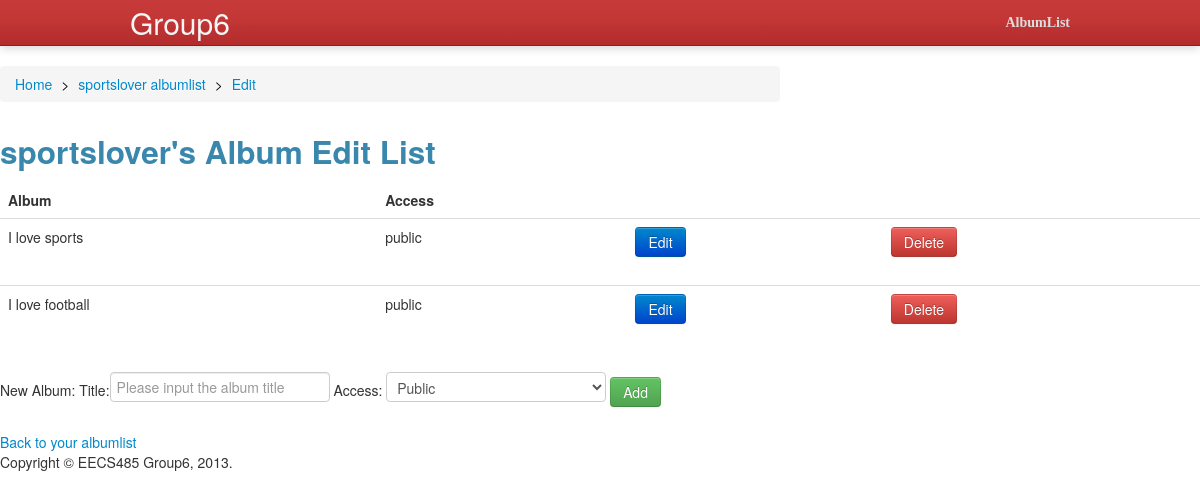
/editalbumlist.php?username=sportslover, run on the app's committed database.
### tables this page shows
CREATE TABLE Album (
    albumid INT, 
    title VARCHAR(50), 
    created DATE, 
    lastupdated DATE, 
    access VARCHAR(10), 
    username VARCHAR(20),
    PRIMARY KEY (albumid),
    FOREIGN KEY (username) REFERENCES User(username)
    ON DELETE CASCADE ON UPDATE CASCADE);

### editalbumlist.php (the view, shortened to what this page needs)
<!DOCTYPE html>
<html>
<head>
  <?php include("lib.php"); ?>
  <?php include ("default/head.php"); ?>
</head>
<body>
  <?php include ("default/top.php"); ?>
  <?php
    if(isset($_POST['op'])) {
      $op = $_POST['op'];
      $username = $_POST['username'];
      switch($op){
      case "delete": {
        $albumid = $_POST['albumid'];
        db_connect();
         $albumtitle = mysql_result($result,0,"title");
        $query="DELETE FROM Album WHERE albumid = '$albumid' ";
        mysql_query($query);
        $allimg = mysql_query("SELECT url FROM Photo");
        while ($row = mysql_fetch_array($allimg)){
          $pic_del = $row['url'];
          $res = mysql_query("SELECT * FROM Contain WHERE url = '$pic_del'");
          if (mysql_num_rows($res) == 0){
            mysql_query("DELETE FROM Photo WHERE url = '$pic_del'");
            mysql_query("DELETE FROM Data WHERE url = '$pic_del'");
            mysql_query("DELETE FROM Comments WHERE url = '$pic_del'");
            unlink($pic_del);
          }
        }
        db_close();
        break;
      }
      case "add": {
        $title = $_POST['title'];
        $access = $_POST['access'];
        $username = $_POST['username'];
        db_connect();
        $query = "SELECT * FROM Album WHERE title = '$title'";
        $result = mysql_query($query);
        if (!mysql_num_rows($result)&&($title!="")){
          $query = "SELECT MAX(albumid) AS albumid FROM Album";
          $result = mysql_query($query);
          $row = mysql_fetch_row($result);
          $albumid = $row[0]+1;
          $query="INSERT INTO Album VALUES('$albumid','$title',CURDATE(),CURDATE(),'$access','$username')";
          mysql_query($query);
          $query="INSERT INTO AlbumAccess VALUES('$albumid','$username')";
          mysql_query($query);
        }
        db_close();
        break;
      }
    }
    }else{
      $username = $_GET['username'];
    }
?>
<div class="row">
  <div class="span10">
  <ul class="breadcrumb">
    <li>
      <a href="index.php">Home</a> <span class="divider" style="color: #0c0c0c">></span>
    </li>
     <li>
<?php
      echo
      "<a href='viewalbumlist.php?username=$username'>$username albumlist</a> <span class='divider' style='color: #0c0c0c'>></span>";
?>
    </li>
    <li class="active">
<?php
       echo "<a href='#'>Edit</a>";
?>
    </li>
  </ul>
  </div>
  </div>
<?php
    echo "<h2><p class='text-info'>$username's Album Edit List</p></h2>";
  ?>
<table class='table table-hover'>
 <thead><tr>
    <th>Album</th>
    <th>Access</th>
    <th>       </th>
    <th>         </th>
 </tr></thead>
<tbody>
  <?php
    $query="SELECT * FROM Album WHERE username = '$username' ";
    $result = mysql_query($query);
    $num = mysql_numrows($result);
    for ($i = 0; $i < $num ; ++$i) {
      $title =mysql_result($result,$i,"title");
      $access =mysql_result($result,$i,"access");
      $albumid =mysql_result($result,$i,"albumid");
      echo "<tr><td>$title</td><td>$access</td>
        <td> <form action= \" editalbum.php \" method=  \"GET\">
        <input type=\"hidden\" name=\"albumid\" value=$albumid>
        <input class='btn btn-primary' type='submit' value='Edit'>
        </form></td>
        <td> <form action= \" editalbumlist.php \" method=  \"POST\">
        <input type=\"hidden\" name=\"op\" value=\"delete\">
        <input type=\"hidden\" name=\"albumid\" value=$albumid>
        <input type=\"hidden\" name=\"username\" value=$username>
        <input class='btn btn-danger' type='submit' value=\"Delete\">
        </form></td></tr>";
    }
  ?>
</tbody></table>
  <?php
echo " <form action= \"editalbumlist.php \" method=  \"POST\">
<input type=\"hidden\"name=\"op\" value=\"add\">
<input type=\"hidden\"name=\"username\" value=$username>
New Album: Title:<input type=\"text\" name=\"title\" placeholder=\"Please input the album title\">
Access:
<select name=\"access\">
<option value=\"public\">Public</option>
<option value=\"private\">Private</option>
</select>
<input class='btn btn-success' type=\"submit\" value=\"Add\"></form>";
  ?>
 <?php
    echo "<a href='viewalbumlist.php?username=$username'>Back to your albumlist</a>";
  ?>
</body>
</html>

### css/style.css (style rules this page uses)
html { background:#dcdcdc;color:#000 }
body,div,dl,dt,dd,ul,ol,li,h1,h2,h3,h4,h5,h6,pre,code,form,fieldset,legend,input,textarea,p,blockquote,th,td { margin:0;padding:0 }
table { border-collapse:collapse;border-spacing:0 }
address,caption,cite,code,dfn,em,strong,th,var { font-weight:normal;font-style:normal }
ol,ul { list-style:none }
caption,th { text-align:left }
h1,h2,h3,h4,h5,h6 { font-weight:normal;font-size:100% }
input,textarea,select { font-weight:inherit;font-size:inherit;font-family:inherit }
body { background:#ebebeb url("images/bg.jpg") repeat;color: #111;font-weight:400;font-size:13px;font-family: "Microsoft Yahei", "Trebuchet MS", Georgia,"Times New Roman",Times,sans-serif;line-height: 1.7; }
a { color:#3d658d;text-decoration:none }

### default/head.php (style rules this page uses)
body { height: 1000px; }

### data on the page
album: title "I love sports", access "public"
album: title "I love football", access "public"

### other printed values
$username "sportslover"
